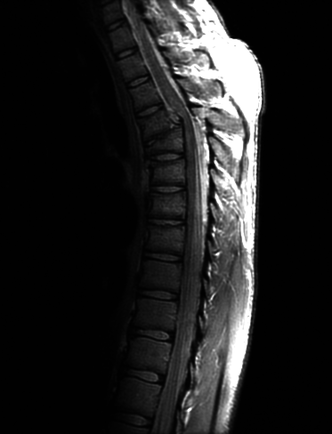
#> input picture Fig0308(a)(fractured_spine).tif, 332 x 434 px, shrunk from 746 x 976 before the run
$ python partB_histogram_equalization.py
#> lines starting #> are read from the running program, lines starting #| are printed output that depends on the picture
import os
import numpy as np
from PIL import Image
import matplotlib.pyplot as plt

HERE = os.path.dirname(os.path.abspath(__file__))
IMG_PATH = os.path.join(HERE, "Fig0308(a)(fractured_spine).tif")
OUT_DIR = os.path.join(HERE, "results", "partB")

L = 256


def load_gray(path):
    """Read an image file as a 2-D uint8 grayscale array."""
    return np.array(Image.open(path).convert("L"))


def compute_histogram(img):
    """Count how many pixels have each intensity 0..L-1 (explicit pixel loop)."""
    hist = np.zeros(L, dtype=np.int64)
    M, N = img.shape
    for i in range(M):
        for j in range(N):
            hist[img[i, j]] += 1
    return hist


def equalization_transform(hist):
    """T(r_k) = round((L-1) * sum_{j=0..k} p_r(r_j))  -> lookup table of length L."""
    total = hist.sum()
    T = np.zeros(L, dtype=np.uint8)
    cumulative = 0.0
    for k in range(L):
        cumulative += hist[k] / total          # running sum of p_r(r_j)
        T[k] = int(round((L - 1) * cumulative))
    return T


def apply_transform(img, T):
    """Map every pixel r to T[r]."""
    return T[img]


def save_image(img, name):
    Image.fromarray(img).save(os.path.join(OUT_DIR, name))


def plot_summary(img, eq, hist, hist_eq, T, fname):
    fig, axes = plt.subplots(2, 3, figsize=(15, 9))
    axes[0, 0].imshow(img, cmap="gray", vmin=0, vmax=L - 1)
    axes[0, 0].set_title("Original")
    axes[0, 1].plot(np.arange(L), T)
    axes[0, 1].plot([0, L - 1], [0, L - 1], "k--", linewidth=0.8)
    axes[0, 1].set_title("Transformation T(r)")
    axes[0, 1].set_xlabel("Input intensity r_k")
    axes[0, 1].set_ylabel("Output intensity s_k")
    axes[0, 1].set_xlim(0, L - 1); axes[0, 1].set_ylim(0, L - 1)
    axes[0, 2].imshow(eq, cmap="gray", vmin=0, vmax=L - 1)
    axes[0, 2].set_title("Equalized")
    axes[1, 0].bar(np.arange(L), hist / hist.sum(), width=1.0, color="0.25")
    axes[1, 0].set_title("Histogram of original")
    axes[1, 2].bar(np.arange(L), hist_eq / hist_eq.sum(), width=1.0, color="0.25")
    axes[1, 2].set_title("Histogram of equalized")
    for ax in (axes[1, 0], axes[1, 2]):
        ax.set_xlim(-1, L)
        ax.set_xlabel("Intensity r_k")
        ax.set_ylabel("p(r_k)")
    for ax in (axes[0, 0], axes[0, 2]):
        ax.axis("off")
    axes[1, 1].axis("off")
    fig.tight_layout()
    fig.savefig(os.path.join(OUT_DIR, fname), dpi=150)
    plt.close(fig)


def main():
    os.makedirs(OUT_DIR, exist_ok=True)
    img = load_gray(IMG_PATH)
#> in load_gray, returned value is the input picture: shape (434, 332); min 0, max 255, mean 32.6
    print(f"Loaded image: shape={img.shape}, min={img.min()}, max={img.max()}")
#| Loaded image: shape=(434, 332), min=0, max=255

    hist = compute_histogram(img)
#> hist = 256 values, max 79934 at index 1, min 28 at index 227, mean 562.8
    T = equalization_transform(hist)
#> in equalization_transform, `total = hist.sum()`: total = 144088
#> the loop in equalization_transform, `for k in range(L):` made 256 passes
#> cumulative on passes 1 to 3: 0.0185, 0.573, 0.592
#> after the loop in equalization_transform, `for k in range(L):`: T = 256 values from 5 to 255; cumulative = 1
#> T = 256 values from 5 to 255
    eq = apply_transform(img, T)
#> in apply_transform, `return T[img]`:
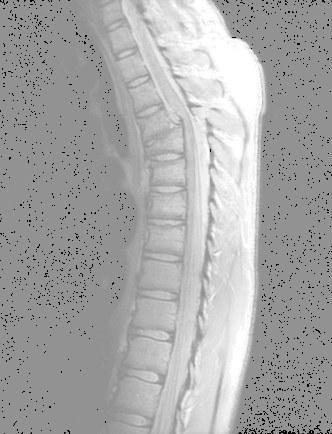
#> returned value: shape (434, 332); min 5, max 255, mean 167
    hist_eq = compute_histogram(eq)
#> hist_eq = 256 values, max 79934 at index 146, min 0 at index 0, mean 562.8

    save_image(img, "original.png")
    save_image(eq, "equalized.png")
    plot_summary(img, eq, hist, hist_eq, T, "summary.png")
#> in plot_summary, `fig.savefig(os.path.join(OUT_DIR, fname), dpi=150)`:
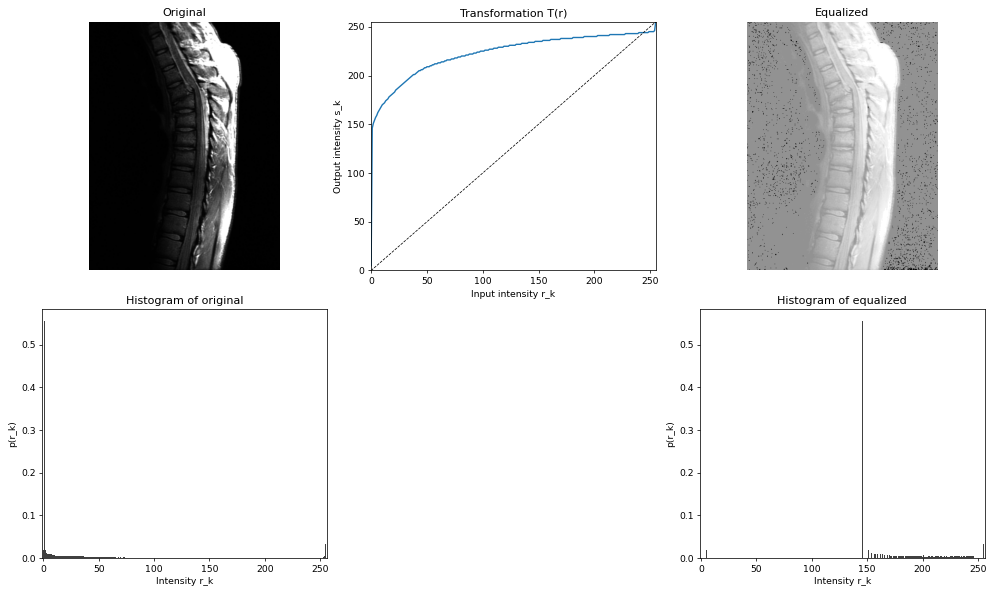
#> figure drawn by matplotlib, 5 panels; panel 2: curve peaks at x = 255, y = 255; panel 4: tallest bar 0.555 high, from x = 0.5 to 1.5; panel 5: tallest bar 0.555 high, from x = 145.5 to 146.5

    print("T(r) for r = 0..5:", T[:6].tolist())
#| T(r) for r = 0..5: [5, 146, 151, 154, 157, 159]
    print(f"Mean intensity: original {img.mean():.1f}, equalized {eq.mean():.1f}")
#| Mean intensity: original 32.6, equalized 167.0
    print(f"Results saved to {os.path.abspath(OUT_DIR)}")


if __name__ == "__main__":
    main()
